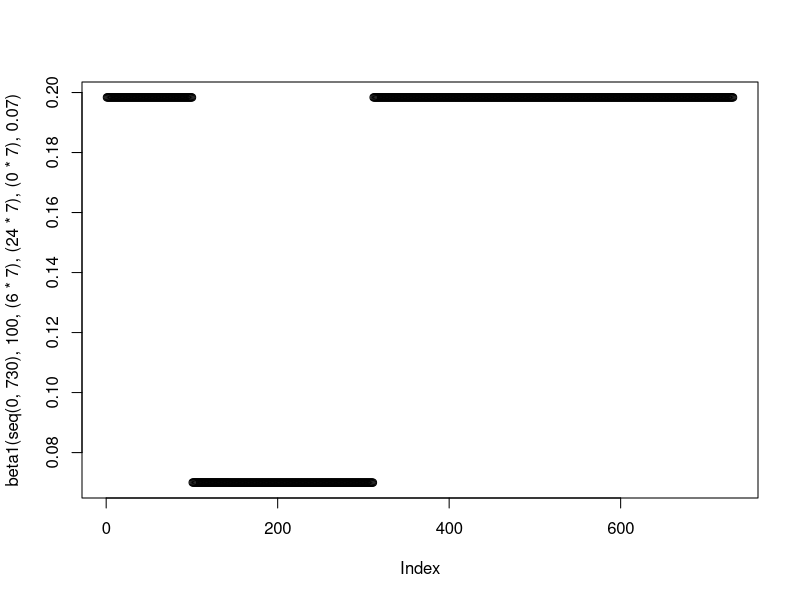
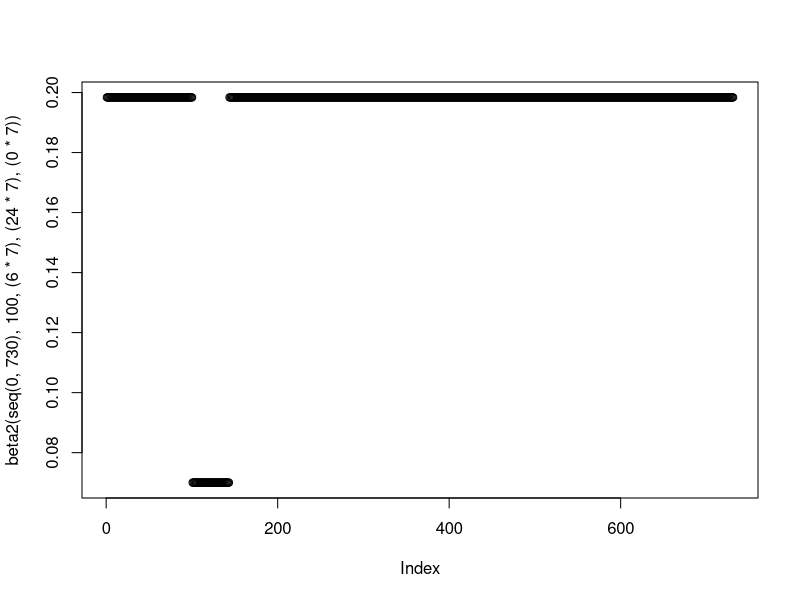
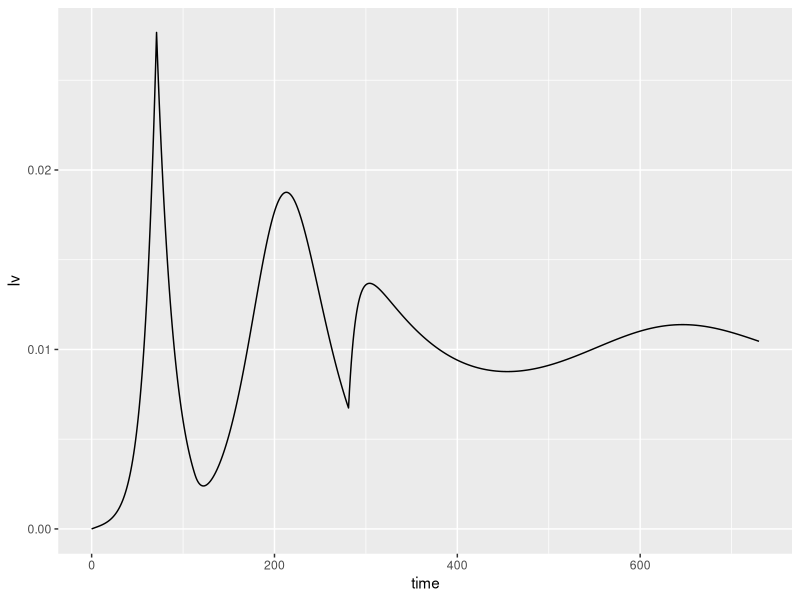
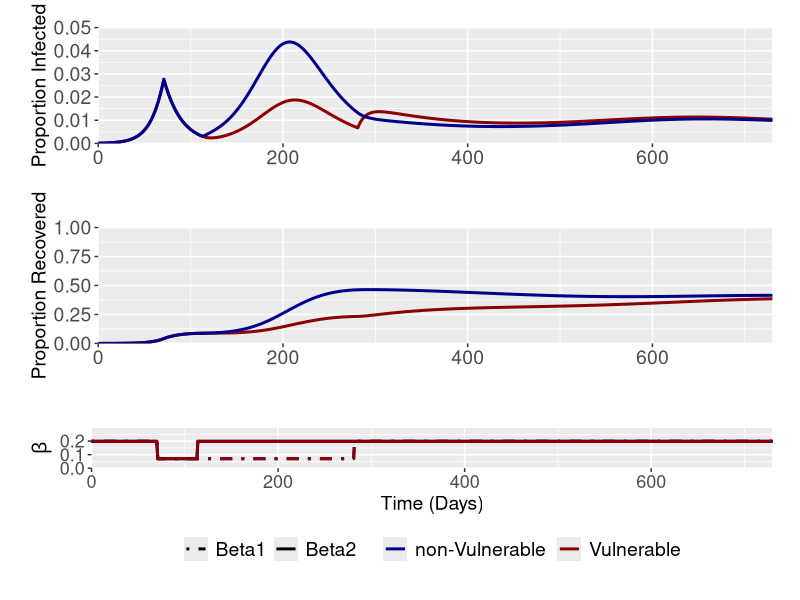
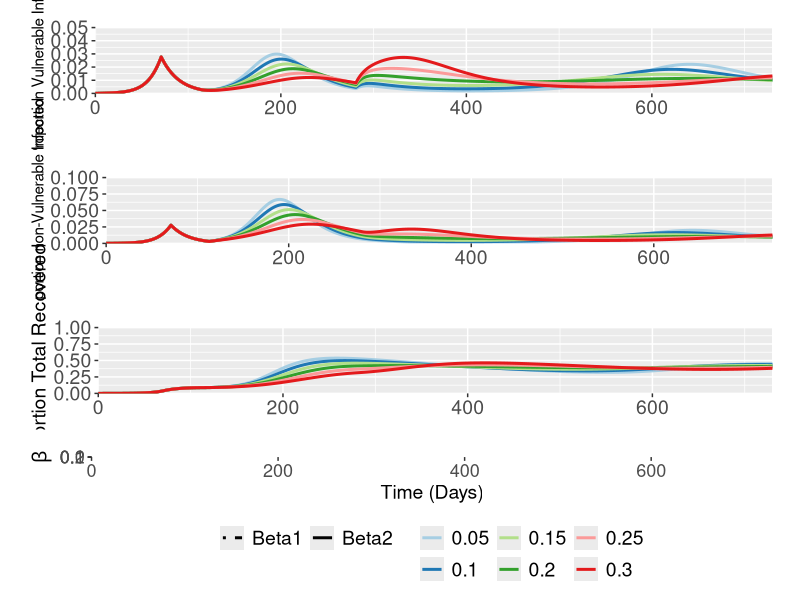
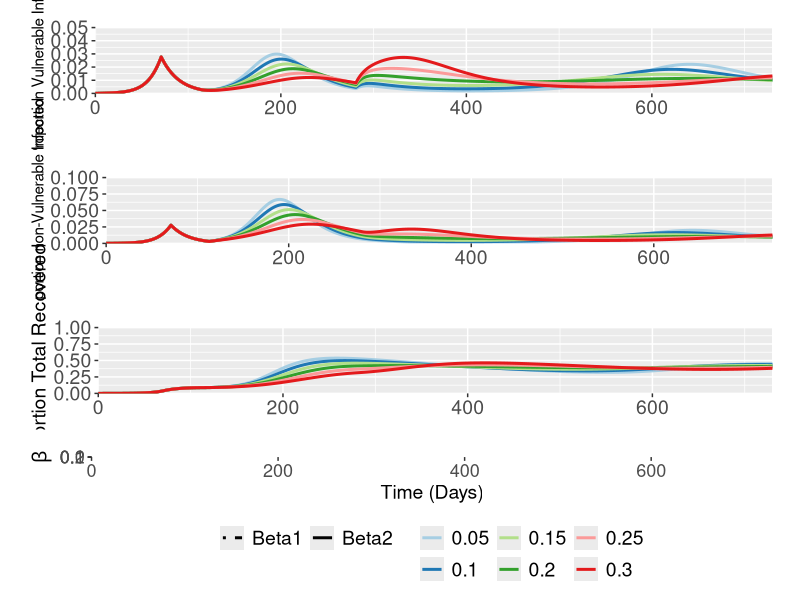

These figures' R source, in order:
rm(list=ls())
library("deSolve"); library("ggplot2"); library("cowplot");library("reshape2"); library("dplyr"); library("RColorBrewer"); library("ggpubr")

#Function for the generation time/(1/gamma) parameter
GenTime <- function(T2, R0) {
  G = T2 * ((R0-1)/log(2))
  return(G)
}

#Function to model intervention - currently set at baseline - added additional functionality to it
beta1 <- function(time, tstart1, tdur1, tdur2, tdur3, beta1_2) {
  ifelse((time >= tstart1 & time <= tstart1+tdur1), #Phase 1
         (1.7*(1/(GenTime(3.3,2.8))))*0.353,
         ifelse((time >= tstart1+tdur1 & time <= tstart1+tdur1+tdur2), #Phase 2
                beta1_2,
                ifelse((time >= tstart1+tdur1+tdur2 & time <= tstart1+tdur1+tdur2+tdur3), #Phase 3
                       (1.7*(1/(GenTime(3.3,2.8)))),
                       ifelse((time >= tstart1+tdur1+tdur2+tdur3 & time <= 730), #Phase 3
                              (1.7*(1/(GenTime(3.3,2.8)))),
                              (1.7*(1/(GenTime(3.3,2.8))))
                              )
                       )
                )
         )
}

plot(beta1(seq(0,730), 100, (6*7), (24*7), (0*7), 0.07))

beta2 <- function(time, tstart1, tdur1, tdur2, tdur3) {
  ifelse((time >= tstart1 & time <= tstart1+tdur1), #Phase 1
         (1.7*(1/(GenTime(3.3,2.8))))*0.353,
         ifelse((time >= tstart1+tdur1 & time <= tstart1+tdur1+tdur2), #Phase 2
                (1.7*(1/(GenTime(3.3,2.8)))),
                ifelse((time >= tstart1+tdur1+tdur2 & time <= tstart1+tdur1+tdur2+tdur3), #Phase 3
                       (1.7*(1/(GenTime(3.3,2.8)))),
                       ifelse((time >= tstart1+tdur1+tdur2+tdur3 & time <= 730), #Phase 4 (after)
                              (1.7*(1/(GenTime(3.3,2.8)))),
                              (1.7*(1/(GenTime(3.3,2.8))))
                       )
                )
         )
  )
}

plot(beta2(seq(0,730), 100, (6*7), (24*7), (0*7)))

#Function for Shielded/non-Shielded Pop
SIRS <- function(time, state, parameters) {
  with(as.list(c(state, parameters)), {
    dSv = - beta1(time,tstart1,tdur1,tdur2,tdur3,beta1_2)*Iv*Sv - beta1(time,tstart1,tdur1,tdur2,tdur3,beta1_2)*Inv*Sv + zeta*Rv
    
    dSnv = - beta2(time,tstart1,tdur1,tdur2,tdur3)*Inv*Snv - beta2(time,tstart1,tdur1,tdur2,tdur3)*Iv*Snv + zeta*Rnv
    
    dIv = beta1(time,tstart1,tdur1,tdur2,tdur3,beta1_2)*Iv*Sv + beta1(time,tstart1,tdur1,tdur2,tdur3,beta1_2)*Inv*Sv - gamma*Iv
    
    dInv =  beta2(time,tstart1,tdur1,tdur2,tdur3)*Inv*Snv + beta2(time,tstart1,tdur1,tdur2,tdur3)*Iv*Snv - gamma*Inv
    
    dRv = gamma*Iv - zeta*Rv
    
    dRnv = gamma*Inv - zeta*Rnv

    return(list(c(dSv, dSnv, dIv, dInv, dRv, dRnv)))
  })
}

#### Optimising Phase 2 + 3 Duration ####

#Initial Conditions and Times

init <- c(Sv = 0.20, Snv = 0.80-0.0001, Iv = 0, Inv = 0.0001, Rv= 0, Rnv = 0)
times <- seq(0,730,by = 1)
parms = c(gamma = 1/(GenTime(3.3,2.8)), 
          zeta = 1/365,
          tstart1 = 71, 
          tdur1 = 6*7,
          tdur2 = 24*7,
          tdur3 = 0,
          beta1_2 = 0.07)

out1 <- data.frame(ode(y = init, func = SIRS, times = times, parms = parms))
out1$Iv <- out1$Iv/0.20
out1$Inv <- out1$Inv/0.80
out1$Rv <- out1$Rv/0.20
out1$Rnv <- out1$Rnv/0.80
out1$Beta1 <- beta1(seq(0,730), 71, (6*7), (24*7), (0*7), 0.07)
out1$Beta2 <- beta2(seq(0,730), 71, (6*7), (24*7), (0*7))
  
ggplot(out1, aes(x= time, y = Iv)) + geom_line()

colnames(out1) <- c("Time", "Suscv", "Suscnv","Infected_Iv", "Infected_Inv", "Recovv", "Recovnv", "Beta1", "Beta2")

statsinfec <- melt(out1, id.vars = c("Time"), measure.vars = c("Infected_Iv", "Infected_Inv"))
statsrecov <- melt(out1, id.vars = c("Time"), measure.vars = c("Recovv", "Recovnv"))
statsbeta1 <- melt(out1, id.vars = c("Time"), measure.vars = c("Beta1", "Beta2")); statsbeta1$comp <- "Vulnerable"
statsbeta2 <- melt(out1, id.vars = c("Time"), measure.vars = c("Beta1", "Beta2")); statsbeta2$comp <- "non-Vulnerable"
statsbetacomb <- rbind.data.frame(statsbeta1, statsbeta2)

#### Aggregated Plots

pinfv <- ggplot(data = statsinfec, aes(x = (Time), y = value, col = variable)) + geom_line(size = 1.02, stat = "identity") +
  labs(x ="Time (Days)", y = "Proportion Infected") + scale_y_continuous(limits = c(0,0.05) ,  expand = c(0,0)) +
  theme(legend.position = "none", legend.title = element_blank(), legend.text=element_text(size=14),  axis.text=element_text(size=14),
        axis.title.y=element_text(size=14),axis.title.x= element_blank(),
        legend.spacing.x = unit(0.3, 'cm'), plot.margin=unit(c(0.7,0.7,0.8,0.8),"cm")) +
  scale_x_continuous(expand = c(0, 0))  + scale_color_manual(values=c("darkred","darkblue"))

prec <- ggplot(data = statsrecov, aes(x = (Time), y = value, col = variable)) + geom_line(size = 1.02, stat = "identity") +
  labs(x ="Time (Days)", y = "Proportion Recovered") + scale_y_continuous(limits = c(0,1) ,  expand = c(0,0)) +
  theme(legend.position = "none", legend.title = element_blank(), legend.text=element_text(size=14), axis.text=element_text(size=14), 
        axis.title.y=element_text(size=14),axis.title.x= element_blank(),
        legend.spacing.x = unit(0.3, 'cm'), plot.margin=unit(c(0.7,0.7,0.8,0.8),"cm")) +
  scale_x_continuous(expand = c(0, 0))  + scale_color_manual(values=c("darkred","darkblue"))

pbeta <- ggplot(data = statsbetacomb, aes(x = (Time), y = value, lty = variable, col = comp)) + geom_line(size = 1.02, stat = "identity") +
  labs(x ="Time (Days)", y = expression(beta)) + scale_y_continuous(limits = c(0,0.3) ,  expand = c(0,0)) +
  theme(legend.position = "bottom", legend.title = element_blank(), axis.text=element_text(size=13), axis.title.y=element_text(size=14), axis.title.x = element_text(size=14),
        legend.spacing.x = unit(0.3, 'cm'), legend.text=element_text(size=14), plot.margin=unit(c(0.7,0.7,0.8,0.8),"cm")) +
  scale_x_continuous(expand = c(0, 0)) + guides(fill=guide_legend(nrow=2,byrow=TRUE))  + scale_linetype_manual(values = c(4,1)) +  
  scale_color_manual(values=c("darkblue", "darkred"))

ggarrange(pinfv,
          prec,
          pbeta,
          nrow = 3,
          heights = c(0.3,0.3, 0.3))

#### Checking the Proportion Infected ####

vulfracdata <- c(0.05, 0.1, 0.15, 0.2, 0.25, 0.3)
vulfrac <- data.frame(matrix(nrow = 0, ncol = 7))

for(i in 1:length(vulfracdata)) {
  temp <- data.frame(matrix(nrow = length(seq(0,730)), ncol = 7))
  init <- c(Sv = vulfracdata[i], Snv = (1-vulfracdata[i])-0.0001, Iv = 0, Inv = 0.0001, Rv= 0, Rnv = 0)
  times <- seq(0,730,by = 1)
  parms = c(gamma = 1/(GenTime(3.3,2.8)), 
            zeta = 1/365,
            tstart1 = 71, 
            tdur1 = 6*7,
            tdur2 = 24*7,
            tdur3 = 0,
            beta1_2 = 0.07)
  out1 <- data.frame(ode(y = init, func = SIRS, times = times, parms = parms))
  out1$Iv <- out1$Iv/vulfracdata[i]
  out1$Inv <- out1$Inv/(1-vulfracdata[i])
  temp[,1] <- as.character(vulfracdata[i])
  temp[,2] <- out1$time
  temp[,3] <- out1$Iv
  temp[,4] <- out1$Inv
  temp[,5] <- out1$Rv + out1$Rnv
  temp[,6] <- beta1(seq(0,730), 71, (6*7), (24*7), (0*7), 0.07)
  temp[,7] <- beta2(seq(0,730), 71, (6*7), (24*7), (0*7))
  vulfrac <- rbind.data.frame(vulfrac, temp)
  print((i/length(vulfracdata))*100)
}

colnames(vulfrac) <- c("Vulnerable_Fraction", "Time", "Infected_Iv", "Infected_Inv", "Recov", "Beta1", "Beta2")

statsinfecv <- melt(vulfrac, id.vars = c("Vulnerable_Fraction", "Time"), measure.vars = c("Infected_Iv"))
statsinfecnv <- melt(vulfrac, id.vars = c("Vulnerable_Fraction", "Time"), measure.vars = c("Infected_Inv"))
statsrecov <- melt(vulfrac, id.vars = c("Vulnerable_Fraction", "Time"), measure.vars = c("Recov"))

statsbeta1 <- melt(vulfrac, id.vars =  c("Vulnerable_Fraction", "Time"), measure.vars = c("Beta1", "Beta2"))
statsbeta2 <- melt(vulfrac, id.vars =  c("Vulnerable_Fraction", "Time"), measure.vars = c("Beta1", "Beta2"))
statsbetacomb <- rbind.data.frame(statsbeta1, statsbeta2)

#### Seperated Plots ####

pinfv <- ggplot(data = statsinfecv, aes(x = (Time), y = value, col = Vulnerable_Fraction)) + geom_line(size = 1.02, stat = "identity") +
  labs(x ="Time (Days)", y = "Proportion Vulnerable Infected") + scale_y_continuous(limits = c(0,0.05) ,  expand = c(0,0)) +
  theme(legend.position = "none", legend.title = element_blank(), legend.text=element_text(size=14),  axis.text=element_text(size=14),
        axis.title.y=element_text(size=11),axis.title.x= element_blank(), 
        legend.spacing.x = unit(0.3, 'cm'), plot.margin=unit(c(0.7,0.7,0.8,0.8),"cm")) + scale_x_continuous(expand = c(0, 0)) +
  scale_color_brewer(palette="Paired")

pinfnv <- ggplot(data = statsinfecnv, aes(x = (Time), y = value, col = Vulnerable_Fraction)) + geom_line(size = 1.02, stat = "identity") +
  labs(x ="Time (Days)", y = "Proportion non-Vulnerable Infected") + scale_y_continuous(limits = c(0,0.1) ,  expand = c(0,0)) +
  theme(legend.position = "none", legend.title = element_blank(), legend.text=element_text(size=14),  axis.text=element_text(size=14),
        axis.title.y=element_text(size=11),axis.title.x= element_blank(), 
        legend.spacing.x = unit(0.3, 'cm'), plot.margin=unit(c(0.7,0.7,0.8,0.8),"cm")) + scale_x_continuous(expand = c(0, 0)) +
  scale_color_brewer(palette="Paired")

prec <- ggplot(data = statsrecov, aes(x = (Time), y = value, col = Vulnerable_Fraction)) + geom_line(size = 1.02, stat = "identity") +
  labs(x ="Time (Days)", y = "Proportion Total Recovered") + scale_y_continuous(limits = c(0,1) ,  expand = c(0,0)) +
  theme(legend.position = "none", legend.title = element_blank(), legend.text=element_text(size=14), axis.text=element_text(size=14), 
        axis.title.y=element_text(size=14),axis.title.x= element_blank(),
        legend.spacing.x = unit(0.3, 'cm'), plot.margin=unit(c(0.7,0.7,0.8,0.8),"cm")) +
  scale_x_continuous(expand = c(0, 0)) + scale_color_brewer(palette="Paired")

pbeta <- ggplot(data = statsbetacomb, aes(x = (Time), y = value, lty = variable, col = Vulnerable_Fraction)) + geom_line(size = 1.02, stat = "identity") +
  labs(x ="Time (Days)", y = expression(beta)) + scale_y_continuous(limits = c(0,0.3) ,  expand = c(0,0)) +
  theme(legend.position = "bottom", legend.title = element_blank(), axis.text=element_text(size=13), axis.title.y=element_text(size=14), axis.title.x = element_text(size=14),
        legend.spacing.x = unit(0.3, 'cm'), legend.text=element_text(size=14), plot.margin=unit(c(0.7,0.7,0.8,0.8),"cm")) +
  scale_x_continuous(expand = c(0, 0)) + guides(fill=guide_legend(nrow=2,byrow=TRUE))  + scale_linetype_manual(values = c(4,1)) +
  scale_color_brewer(palette="Paired")

ggarrange(pinfv,
          pinfnv,
          prec,
          pbeta,
          nrow = 4,
          heights = c(0.3,0.3, 0.3, 0.3))

#### Aggregated Plots ####

pinfv <- ggplot(data = statsinfecv, aes(x = (Time), y = value, col = Vulnerable_Fraction)) + geom_line(size = 1.02, stat = "identity") +
  labs(x ="Time (Days)", y = "Proportion Vulnerable Infected") + scale_y_continuous(limits = c(0,0.05) ,  expand = c(0,0)) +
  theme(legend.position = "none", legend.title = element_blank(), legend.text=element_text(size=14),  axis.text=element_text(size=14),
        axis.title.y=element_text(size=11),axis.title.x= element_blank(), 
        legend.spacing.x = unit(0.3, 'cm'), plot.margin=unit(c(0.7,0.7,0.8,0.8),"cm")) + scale_x_continuous(expand = c(0, 0)) +
  scale_color_brewer(palette="Paired")

pinfnv <- ggplot(data = statsinfecnv, aes(x = (Time), y = value, col = Vulnerable_Fraction)) + geom_line(size = 1.02, stat = "identity") +
  labs(x ="Time (Days)", y = "Proportion non-Vulnerable Infected") + scale_y_continuous(limits = c(0,0.1) ,  expand = c(0,0)) +
  theme(legend.position = "none", legend.title = element_blank(), legend.text=element_text(size=14),  axis.text=element_text(size=14),
        axis.title.y=element_text(size=11),axis.title.x= element_blank(), 
        legend.spacing.x = unit(0.3, 'cm'), plot.margin=unit(c(0.7,0.7,0.8,0.8),"cm")) + scale_x_continuous(expand = c(0, 0)) +
  scale_color_brewer(palette="Paired")

prec <- ggplot(data = statsrecov, aes(x = (Time), y = value, col = Vulnerable_Fraction)) + geom_line(size = 1.02, stat = "identity") +
  labs(x ="Time (Days)", y = "Proportion Total Recovered") + scale_y_continuous(limits = c(0,1) ,  expand = c(0,0)) +
  theme(legend.position = "none", legend.title = element_blank(), legend.text=element_text(size=14), axis.text=element_text(size=14), 
        axis.title.y=element_text(size=14),axis.title.x= element_blank(),
        legend.spacing.x = unit(0.3, 'cm'), plot.margin=unit(c(0.7,0.7,0.8,0.8),"cm")) +
  scale_x_continuous(expand = c(0, 0)) + scale_color_brewer(palette="Paired")

pbeta <- ggplot(data = statsbetacomb, aes(x = (Time), y = value, lty = variable, col = Vulnerable_Fraction)) + geom_line(size = 1.02, stat = "identity") +
  labs(x ="Time (Days)", y = expression(beta)) + scale_y_continuous(limits = c(0,0.3) ,  expand = c(0,0)) +
  theme(legend.position = "bottom", legend.title = element_blank(), axis.text=element_text(size=13), axis.title.y=element_text(size=14), axis.title.x = element_text(size=14),
        legend.spacing.x = unit(0.3, 'cm'), legend.text=element_text(size=14), plot.margin=unit(c(0.7,0.7,0.8,0.8),"cm")) +
  scale_x_continuous(expand = c(0, 0)) + guides(fill=guide_legend(nrow=2,byrow=TRUE))  + scale_linetype_manual(values = c(4,1)) +
  scale_color_brewer(palette="Paired")

ggarrange(pinfv,
          pinfnv,
          prec,
          pbeta,
          nrow = 4,
          heights = c(0.3,0.3, 0.3, 0.3))
